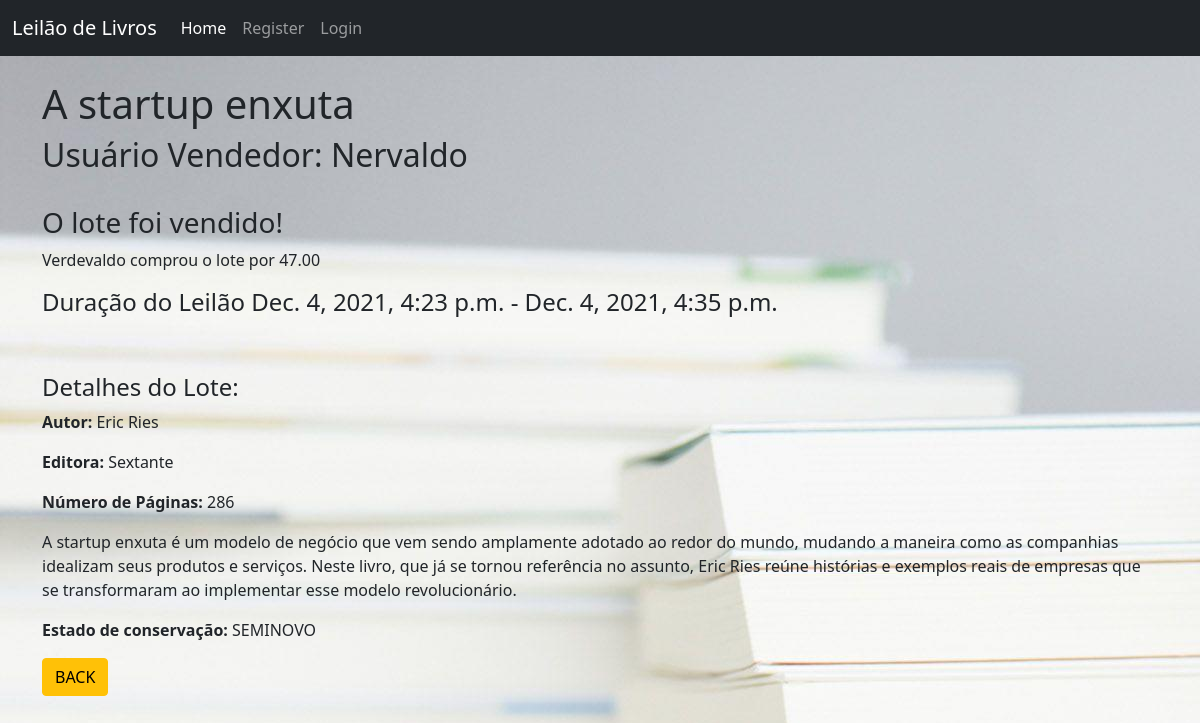
Screenshot of /lote/10/ with the database file from the repository.
### app/models.py (models this page shows, shortened)
class Lote(models.Model):
    cliente_vendedor = models.ForeignKey(User, on_delete=models.CASCADE)
    nome = models.CharField(max_length=200)
    descricao = models.TextField()
    estado_conservacao = models.TextField(
        choices=[('VELHO', 'VELHO'),
                 ('SEMINOVO', 'SEMINOVO'),
                 ('NOVO', 'NOVO')],
        default='VELHO',
    )
    autor = models.CharField(max_length=200, default="Autor")
    editora = models.CharField(max_length=200, default="Editora")
    numero_de_paginas = models.DecimalField(max_digits=5, decimal_places=0, default=0)
    valor_minimo_lance = models.DecimalField(max_digits=11, decimal_places=2, default=0)
    valor_minimo_incremento_por_lance = models.DecimalField(max_digits=11, decimal_places=2, default=0.01)
    valor_reserva = models.DecimalField(max_digits=11, decimal_places=2)
    data_inicio = models.DateTimeField()
    data_final = models.DateTimeField(null = True)
    valor_lance_mais_alto = models.DecimalField(max_digits=11, decimal_places=2, default=0)
    cliente_comprador_lance_mais_alto = models.ForeignKey(User, on_delete=models.SET_NULL, null=True, related_name='cliente_vendedor')
    taxa_comissao = models.DecimalField(max_digits=11, decimal_places=2, default=0)
    numero_de_lances = models.DecimalField(max_digits=11, decimal_places=0, default=0)
    liberado_para_lances = models.BooleanField(default=False)
    leilao_finalizado = models.BooleanField(default=False)
    lote_foi_vendido = models.BooleanField(default=False)

### app/views.py (the view)
# urls.py: path('lote/<int:pk>/', views.LoteDetailView.as_view(), name="lote_detail"),
class LoteDetailView(DetailView):
    model = models.Lote
    template_name = 'lote_detail.html'

### app/templates/lote_detail.html (shortened to what this page needs)
{% extends 'base.html' %}
{% block content %}
    <h1> {{ lote.nome }} </h1>
    <h2> Usuário Vendedor: {{ lote.cliente_vendedor.username }} </h2>
    <br/>
    {% if lote.liberado_para_lances == True %}
        {% if lote.leilao_finalizado == False %}
            {% if lote.valor_lance_mais_alto > 0 %}
                {% if lote.numero_de_lances == 1 %}
                    <p> Este lote recebeu {{ lote.numero_de_lances }} lance. </p>
                {% else %}
                    <p> Este lote recebeu {{ lote.numero_de_lances }} lances. </p>
                {% endif %}
                <br/>
                <h3> Atual lance vencedor :</h3>
                <p> {{ lote.cliente_comprador_lance_mais_alto.username }} deu um lance de {{ lote.valor_lance_mais_alto }} </p>
                <p> Valor mínimo de incremento = {{lote.valor_minimo_incremento_por_lance}}</p>
                <p><i>Após o Leiloeiro finalizar o leilão, será anunciado o vencedor.</i></p>
            {% else %}
                <h3>Ainda não tivemos lances nesse lote.</h3>
                <p>Valor minimo do lance = {{lote.valor_minimo_lance}}</p>
            {% endif %}
            <h4> Duração do Leilão {{ lote.data_inicio }} - {{ lote.data_final }}</h4>
        {% else %}
            {% if lote.valor_lance_mais_alto >= lote.valor_reserva %}
                <h3> O lote foi vendido! </h3>
                <p> {{ lote.cliente_comprador_lance_mais_alto.username }} comprou o lote por {{ lote.valor_lance_mais_alto }} </p>
            {% endif %}
            {% if lote.liberado_para_lances == True %}
                <h4> Duração do Leilão {{ lote.data_inicio }} - {{ lote.data_final }}</h4>
            {% endif %}
        {% endif %}
    {% else %}
        <strong>Esse lote ainda não foi liberado para lances. Volte em breve!</strong>
    {% endif %}
    <br/><br/>
    <h4>Detalhes do Lote:</h4>
    <p> <b>Autor:</b> {{lote.autor}}</p>
    <p> <b>Editora:</b> {{lote.editora}} </p>
    <p> <b>Número de Páginas:</b> {{lote.numero_de_paginas}} </p>
    <p> {{ lote.descricao }} </p>
    <p> <b>Estado de conservação:</b> {{ lote.estado_conservacao }}</p>
    <a href="{% url 'home' %}" class="btn btn-warning"> BACK </a>
{% endblock %}

### rows the page displays
Lote: nome "A startup enxuta", cliente_vendedor.username "Nervaldo", cliente_comprador_lance_mais_alto.username "Verdevaldo", valor_lance_mais_alto "47.00", data_inicio "Dec. 4, 2021, 4:23 p.m.", data_final "Dec. 4, 2021, 4:35 p.m.", autor "Eric Ries", editora "Sextante", numero_de_paginas "286", descricao "A startup enxuta é um modelo de negócio que vem sendo amplamente adotado ao redor do mundo, mudando a maneira como as companhias idealizam seus produtos e serviços. Neste livro, que já se tornou referência no assunto, Eric Ries reúne histórias e exemplos reais de empresas que se transformaram ao implementar esse modelo revolucionário.", estado_conservacao "SEMINOVO"
